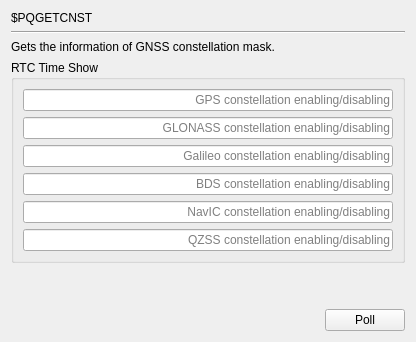
     <widget class="QWidget" name="page_PQGETCNST">
      <layout class="QGridLayout" name="gridLayout_242">
       <item row="0" column="0">
        <widget class="QLabel" name="label_510">
         <property name="text">
          <string>$PQGETCNST</string>
         </property>
        </widget>
       </item>
       <item row="1" column="0" colspan="3">
        <widget class="Line" name="line_133">
         <property name="orientation">
          <enum>Qt::Horizontal</enum>
         </property>
        </widget>
       </item>
       <item row="2" column="0" colspan="2">
        <widget class="QLabel" name="label_511">
         <property name="text">
          <string>Gets the information of GNSS constellation mask.</string>
         </property>
        </widget>
       </item>
       <item row="3" column="0" colspan="3">
        <widget class="QGroupBox" name="groupBox_109">
         <property name="title">
          <string>RTC Time Show</string>
         </property>
         <layout class="QGridLayout" name="gridLayout_241">
          <item row="0" column="0">
           <widget class="QLineEdit" name="lineEdit_PQGETCNST_Date_GPS">
            <property name="alignment">
             <set>Qt::AlignRight|Qt::AlignTrailing|Qt::AlignVCenter</set>
            </property>
            <property name="readOnly">
             <bool>true</bool>
            </property>
            <property name="placeholderText">
             <string>GPS constellation enabling/disabling</string>
            </property>
           </widget>
          </item>
          <item row="1" column="0">
           <widget class="QLineEdit" name="lineEdit_PQGETCNST_Date_GLONASS">
            <property name="text">
             <string/>
            </property>
            <property name="alignment">
             <set>Qt::AlignRight|Qt::AlignTrailing|Qt::AlignVCenter</set>
            </property>
            <property name="readOnly">
             <bool>true</bool>
            </property>
            <property name="placeholderText">
             <string>GLONASS constellation enabling/disabling</string>
            </property>
           </widget>
          </item>
          <item row="2" column="0">
           <widget class="QLineEdit" name="lineEdit_PQGETCNST_Date_Galileo">
            <property name="alignment">
             <set>Qt::AlignRight|Qt::AlignTrailing|Qt::AlignVCenter</set>
            </property>
            <property name="readOnly">
             <bool>true</bool>
            </property>
            <property name="placeholderText">
             <string>Galileo constellation enabling/disabling</string>
            </property>
           </widget>
          </item>
          <item row="3" column="0">
           <widget class="QLineEdit" name="lineEdit_PQGETCNST_Date_BDS">
            <property name="alignment">
             <set>Qt::AlignRight|Qt::AlignTrailing|Qt::AlignVCenter</set>
            </property>
            <property name="readOnly">
             <bool>true</bool>
            </property>
            <property name="placeholderText">
             <string>BDS constellation enabling/disabling</string>
            </property>
           </widget>
          </item>
          <item row="4" column="0">
           <widget class="QLineEdit" name="lineEdit_PQGETCNST_Date_NavIC">
            <property name="alignment">
             <set>Qt::AlignRight|Qt::AlignTrailing|Qt::AlignVCenter</set>
            </property>
            <property name="readOnly">
             <bool>true</bool>
            </property>
            <property name="placeholderText">
             <string>NavIC constellation enabling/disabling</string>
            </property>
           </widget>
          </item>
          <item row="5" column="0">
           <widget class="QLineEdit" name="lineEdit_PQGETCNST_Date_QZSS">
            <property name="alignment">
             <set>Qt::AlignRight|Qt::AlignTrailing|Qt::AlignVCenter</set>
            </property>
            <property name="readOnly">
             <bool>true</bool>
            </property>
            <property name="placeholderText">
             <string>QZSS constellation enabling/disabling</string>
            </property>
           </widget>
          </item>
         </layout>
        </widget>
       </item>
       <item row="4" column="2">
        <spacer name="verticalSpacer_133">
         <property name="orientation">
          <enum>Qt::Vertical</enum>
         </property>
         <property name="sizeHint" stdset="0">
          <size>
           <width>20</width>
           <height>40</height>
          </size>
         </property>
        </spacer>
       </item>
       <item row="5" column="1">
        <spacer name="horizontalSpacer_133">
         <property name="orientation">
          <enum>Qt::Horizontal</enum>
         </property>
         <property name="sizeHint" stdset="0">
          <size>
           <width>219</width>
           <height>20</height>
          </size>
         </property>
        </spacer>
       </item>
       <item row="5" column="2">
        <widget class="QPushButton" name="poll_PQGETCNST">
         <property name="text">
          <string>Poll</string>
         </property>
        </widget>
       </item>
      </layout>
     </widget>
